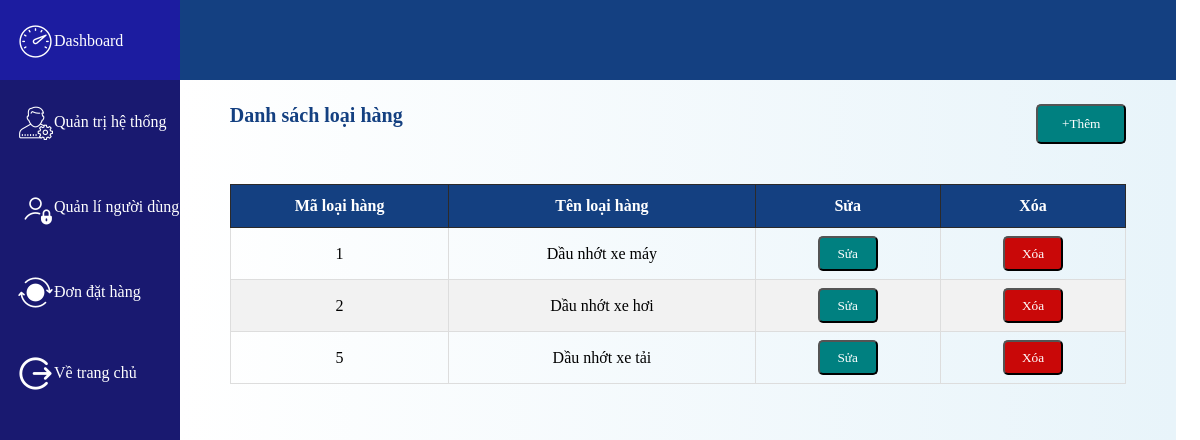
The app's page /quantri-loaihang.php with its own data.
### tables this page shows
CREATE TABLE `loaihang` (
  `malh` int(11) NOT NULL,
  `tenlh` varchar(1000) NOT NULL
);

### xuly.php (called while the page is built, shortened)
<?php
	function executeResult($sql) {
		$conn = mysqli_connect(HOST, USERNAME, PASSWORD, DATABASE);
		$resultset = mysqli_query($conn, $sql);
		$list      = [];
		while ($row = mysqli_fetch_array($resultset, 1)) {
			$list[] = $row;
		}
		return $list;
	}
?>

### quantri-loaihang.php (the view, shortened to what this page needs)
<?php
    require_once('xuly.php');
?>
<!DOCTYPE html>
<html lang="vi">
<head>
    <link rel="stylesheet" href="mystyle.css">
</head>
<body>
    <?php include('menu-quantri.php'); ?>
    <div class="container-admin">
        <div class="nav">
        </div>
        <div class="container">
                <div class="heding">
                   <span>Danh sách loại hàng</span>
                   <button id="btn-them">
                        <a href="quantri-loaihang-them.php">+Thêm</a>
                    </button></td>
                </div>
                <table class="table_boder">
                    <thead>
                            <tr>
                                <th>Mã loại hàng</th>
                                <th>Tên loại hàng</th>
                                <th>Sửa</th>
                                <th>Xóa</th>
                            </tr>
                    </thead>
                    <tbody>
    <?php
    $sql='select *from loaihang';
    $nsxlist=executeResult($sql);
    foreach ($nsxlist as $std) {
        echo '
                    <tr>
                        <td>'.$std['malh'].'</td>
                        <td>'.$std['tenlh'].'</td>
                        <td id="sua">
                            <button id="btn-sua">
                                <a href="quantri-loaihang-sua.php?id='.$std['malh'].'">Sửa</a>
                            </button></td>
                        <td id="xoa">
                            <button id="btn-xoa">
                                <a href="function/xoa-loaihang.php?id='.$std['malh'].'">Xóa</a>
                            </button>
                        </td>
                    </tr>';
    }
    ?>
                    </tbody>
                </table>
        </div>
</body>
</html>

### mystyle.css (style rules this page uses)
* { padding: 0; margin: 0; font-family: 'Times New Roman', Times, serif; }
.myTable td,th { border: 1px solid rgb(44, 42, 42); }
.container-admin { width: 83vw; height: 100vh; background-image: linear-gradient(to right, #0000, #e8f4fa); float: left; overflow: scroll; }
.nav { width: 83vw; height: 10vh; background-color: #144081; }
.heding { width: 90%; height: 10vh; font-size: 20px; font-weight: bold; color: #144081; margin-left: 5%; padding-top: 3vh; display: flex; justify-content: space-between; }
.heding a { text-decoration: none; color: white; }
.table_boder { font-family: Arial, Helvetica, sans-serif; border-collapse: collapse; }
.table_boder td, .tablecss th { border: 1px solid #ddd; padding: 8px; }
.table_boder tr:nth-child(even) { background-color: #f2f2f2; }
.table_boder th { padding-top: 12px; padding-bottom: 12px; text-align: center; background-color: #144081; color: white; }
table { width: 90%; margin-left: 5%; }
td { text-align: center; }
#sua { text-align: center; }
#btn-sua { width: 60px; height: 35px; border-radius: 5px; background-color: teal; }
#btn-sua a { text-decoration: none; color: white; }
#xoa { text-align: center; }
#btn-xoa { width: 60px; height: 35px; border-radius: 5px; background-color: rgb(201, 8, 8); }
#btn-xoa a { text-decoration: none; color: white; }
#btn-them { width: 90px; height: 40px; border-radius: 5px; background-color:teal; }
.table_boder a { text-decoration: none; color: white; }

### records on screen
loaihang: malh "1", tenlh "Dầu nhớt xe máy"
loaihang: malh "2", tenlh "Dầu nhớt xe hơi"
loaihang: malh "5", tenlh "Dầu nhớt xe tải"
